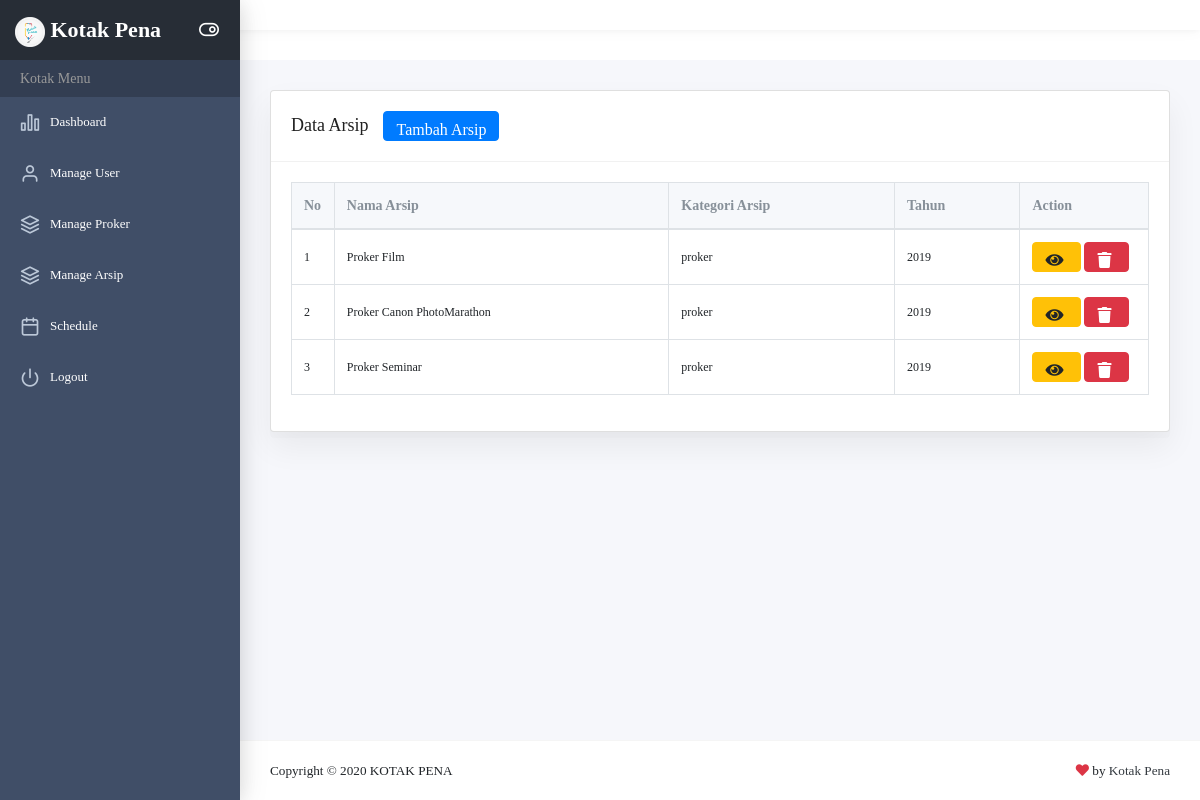
Page /managearsip.php (signed in) on the earlier database version.
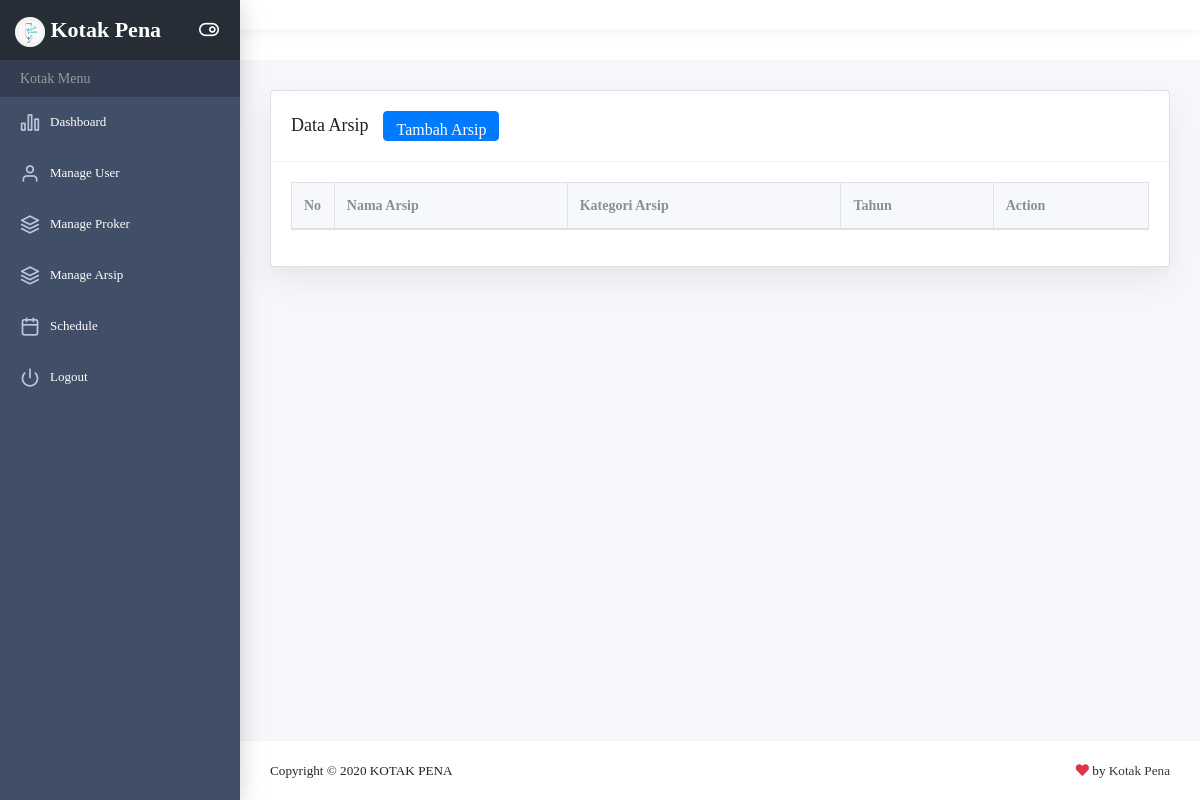
Same page on the later database version.
### tables this page shows
CREATE TABLE `arsip` (
  `arsip_id` int(11) NOT NULL,
  `user_id` int(11) NOT NULL,
  `proker_id` int(11) DEFAULT NULL,
  `konten_id` int(11) DEFAULT NULL,
  `nama_arsip` varchar(100) NOT NULL,
  `kategori_arsip` enum('proker','konten','dokumen') NOT NULL,
  `tahun` varchar(20) NOT NULL,
  `file` varchar(255) NOT NULL
);

### managearsip.php (the view, shortened to what this page needs)
<?php
     include 'koneksi/koneksi.php';
     if (@$_SESSION['level']=='pengurus') {
         echo "<script>window.location='dashboard_pengurus.php'</script>";
     }
     else if (@$_SESSION['level']=='superadmin') {
         include('header.php');
?>
<div class="main-content">
    <div class="container-fluid">
    <div class="row">
        <div class="col-md-12">
            <div class="card">
                <div class="card-header">
                    <h3>Data Arsip</h3>
                    <div class="row">
                        <div class="col-md-12">
                                <div class="col-md-2"><a href="tambah_arsip.php" class="btn btn-primary">Tambah Arsip</a></div>
                            </div>
                        </div>
                </div>
                    <div class="card-body">
                        <table id="managearsip" class="table table-bordered">
                            <thead>
                               <tr>
                                    <th width="5%">No</th>
                                    <th>Nama Arsip</th>
                                    <th>Kategori Arsip</th>
                                    <th>Tahun</th>
                                    <th class="nosort">Action</th>
                                </tr>
                            </thead>
                            <tbody>
                                <?php $get = mysqli_query($koneksi,"SELECT * FROM arsip");
                                    for ($no=1;$ambil=mysqli_fetch_assoc($get);$no++) {
                                ?>
                                <tr>
                                    <td><?php echo $no; ?></td>
                                    <td><?php echo $ambil['nama_arsip']; ?></td>
                                    <td><?php echo $ambil['kategori_arsip'];?></td>
                                    <td><?php echo $ambil['tahun']; ?></td>
                                    <td width="15%">
                                        <a href="detailarsip.php?id=<?php echo $ambil['arsip_id']; ?>" class="btn btn-warning"><i class="fa fa-eye"></i></a>
                                        <a href="proses_managearsip.php?tipe=delete&id=<?php echo $ambil['arsip_id']; ?>" class="btn btn-danger"><i class="fa fa-trash"></i></a>
                                    </td>
                                </tr>
                                <?php } ?>
                            </tbody>
                        </table>
                    </div>
                </div>
            </div>
        </div>
    </div>
</div>
<?php
    include('footer.php');
}else{
    echo "<script>window.alert('Anda Bukan Superadmin');window.location='index.php';</script>";
}
?>

### header.php (shortened to what this page needs)
<!doctype html>
<html class="no-js" lang="en">
    <head>
        <link rel="stylesheet" href="plugins/bootstrap/dist/css/bootstrap.min.css">
        <link rel="stylesheet" href="plugins/fontawesome-free/css/all.min.css">
        <link rel="stylesheet" href="plugins/icon-kit/dist/css/iconkit.min.css">
        <link rel="stylesheet" href="plugins/ionicons/dist/css/ionicons.min.css">
        <link rel="stylesheet" href="plugins/perfect-scrollbar/css/perfect-scrollbar.css">
        <link rel="stylesheet" href="plugins/datatables.net-bs4/css/dataTables.bootstrap4.min.css">
        <link rel="stylesheet" href="plugins/jvectormap/jquery-jvectormap.css">
        <link rel="stylesheet" href="dist/css/orgchart.css">
        <link rel="stylesheet" href="plugins/tempusdominus-bootstrap-4/build/css/tempusdominus-bootstrap-4.min.css">
        <link rel="stylesheet" href="dist/css/fullcalendar.min.css">
        <link rel="stylesheet" href="plugins/weather-icons/css/weather-icons.min.css">
        <link rel="stylesheet" href="plugins/c3/c3.min.css">
        <link rel="stylesheet" href="plugins/owl.carousel/dist/assets/owl.carousel.min.css">
        <link rel="stylesheet" href="plugins/owl.carousel/dist/assets/owl.theme.default.min.css">
        <link rel="stylesheet" href="dist/css/theme.min.css">
        <link rel="stylesheet" href="https://cdnjs.cloudflare.com/ajax/libs/fullcalendar/3.4.0/fullcalendar.css" />
  <link rel="stylesheet" href="https://cdnjs.cloudflare.com/ajax/libs/twitter-bootstrap/4.0.0-alpha.6/css/bootstrap.css" />
    </head>
    <body>
        <div class="wrapper">
            <header class="header-top" header-theme="light">
            </header>
            <div class="page-wrap">
                <div class="app-sidebar colored">
                    <div class="sidebar-header">
                        <a class="header-brand">
                            <div class="logo-img">
                               <img src="img/logo kopen.png" class="header-brand-img" alt="lavalite" width="100%">
                            </div>
                            <span class="text">Kotak Pena</span>
                        </a>
                        <button type="button" class="nav-toggle"><i data-toggle="expanded" class="ik ik-toggle-right toggle-icon"></i></button>
                    </div>
                    <div class="sidebar-content">
                        <div class="nav-container">
                            <nav id="main-menu-navigation" class="navigation-main">
                                <div class="nav-lavel">Kotak Menu</div>
                                <div class="nav-item">
                                    <a href="dashboard.php"><i class="ik ik-bar-chart-2"></i><span>Dashboard</span></a>
                                </div>
                                <div class="nav-item ">
                                    <a href="manageuser.php"><i class="ik ik-user"></i><span>Manage User</span>
                                    </a>
                                </div>
                                <div class="nav-item">
                                    <a href="manageproker.php"><i class="ik ik-layers"></i><span>Manage Proker</span>
                                    </a>
                                </div>
                                <div class="nav-item ">
                                    <a href="managearsip.php"><i class="ik ik-layers"></i><span>Manage Arsip</span>
                                    </a>
                                </div>
                                <div class="nav-item">
                                    <a href="manage_schedule.php"><i class="ik ik-calendar"></i><span>Schedule</span>
                                    </a>
                                </div>
                                <div class="nav-item">
                                    <a href="proses/proseslogout.php"><i class="ik ik-power"></i><span>Logout</span>
                                    </a>
                                </div>
                            </nav>
                        </div>
                    </div>
                </div>

### footer.php (shortened to what this page needs)
<footer class="footer">
                    <div class="w-100 clearfix">
                        <span class="text-center text-sm-left d-md-inline-block">Copyright © 2020 KOTAK PENA</span>
                        <span class="float-none float-sm-right mt-1 mt-sm-0 text-center"> <i class="fa fa-heart text-danger"></i> by <a href="http://lavalite.org/" class="text-dark" target="_blank">Kotak Pena</a></span>
                    </div>
                </footer>
    </body>
</html>

### header.php (style rules this page uses)
body { margin-top: 50px; font-size: 12px; font-family: Comic Sans MS; }

Differences in the rows shown:
removed arsip: nama_arsip "Proker Film", kategori_arsip "proker", tahun "2019"
removed arsip: nama_arsip "Proker Canon PhotoMarathon", kategori_arsip "proker", tahun "2019"
removed arsip: nama_arsip "Proker Seminar", kategori_arsip "proker", tahun "2019"
